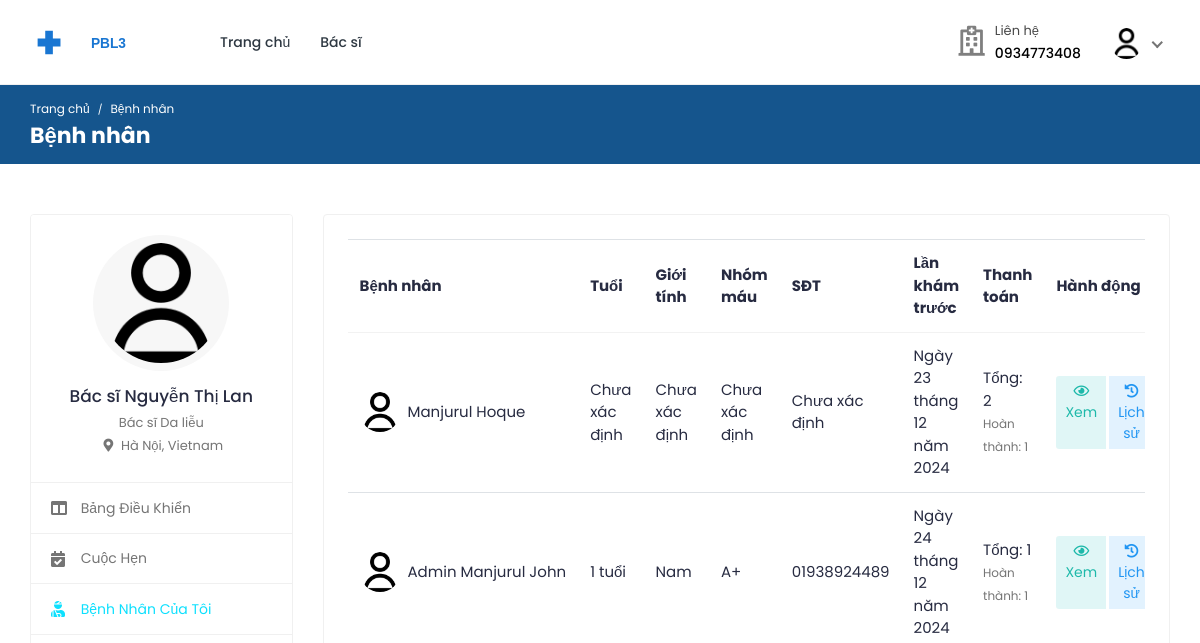
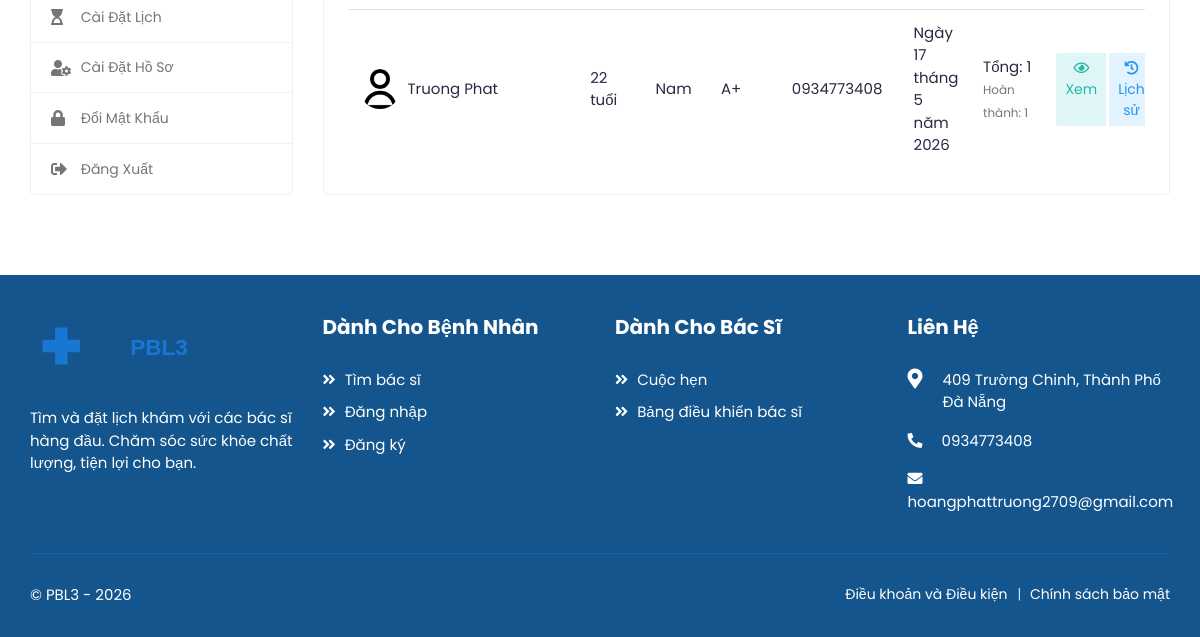
/doctors/my-patients/ (signed in), run on an earlier commit of the app's database (2 pictures, top to bottom).
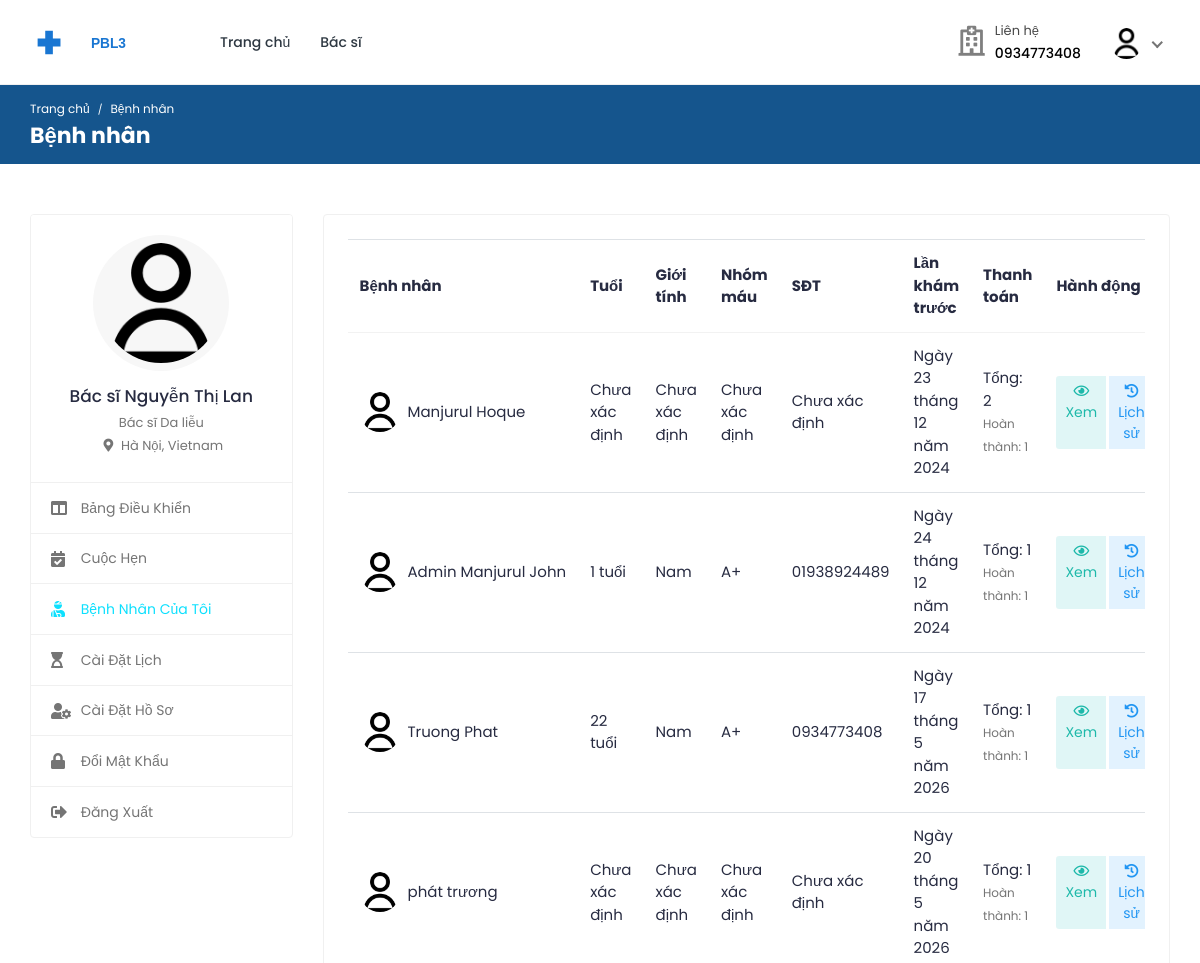
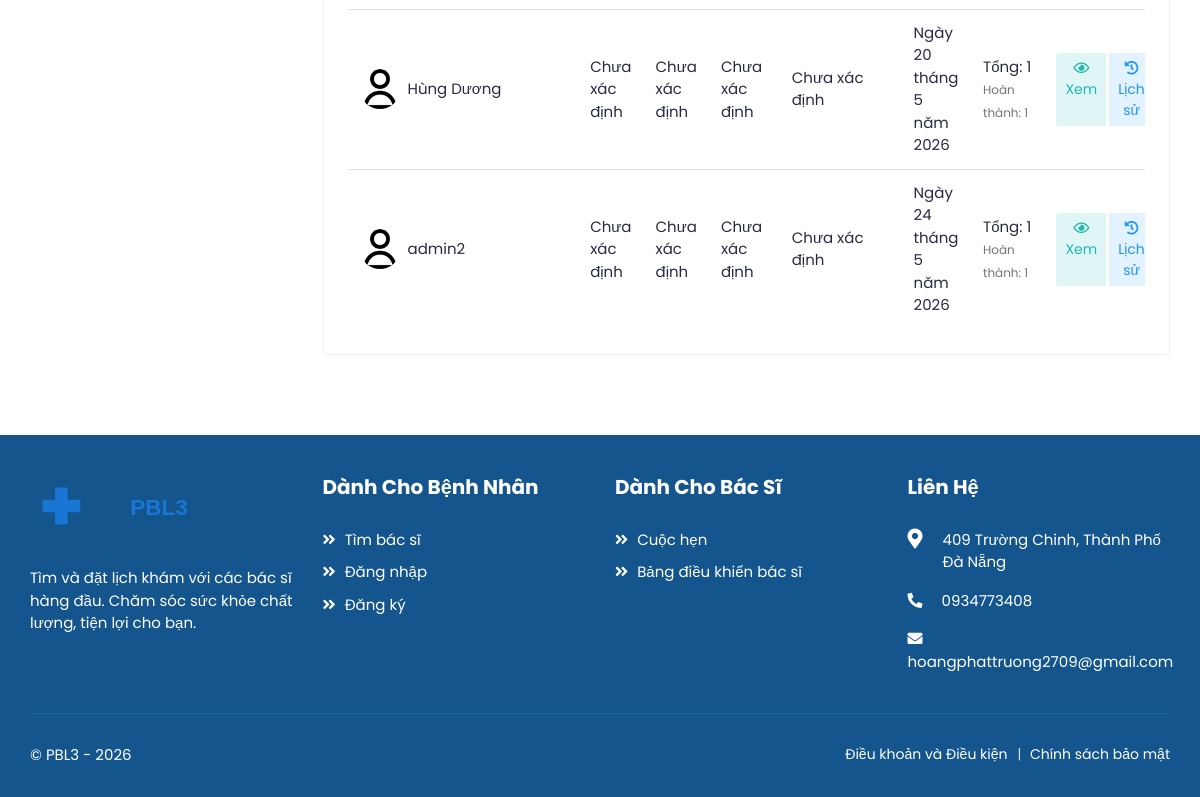
And on a later commit of the database (2 pictures, top to bottom).
### accounts/models.py (models this page shows, shortened)
class  User(AbstractUser):
    class RoleChoices(models.TextChoices):
        DOCTOR = "doctor", "Doctor"
        PATIENT = "patient", "Patient"
        PHARMACIST = "pharmacist", "Pharmacist"
        DEPARTMENT_DOCTOR = "dept_doctor", "Department Doctor"
    username = models.CharField(max_length=30, unique=True)
    role = models.CharField(
        choices=RoleChoices.choices,
        max_length=20,
        default="patient",
        error_messages={"required": "Role must be provided"},
    )
    email = models.EmailField(
        blank=True,
        error_messages={
            "unique": "A user with that email already exists.",
        },
    )
    provider = models.CharField(max_length=32, blank=True, null=True)
    first_name = models.CharField(max_length=150, blank=True)
    last_name = models.CharField(max_length=150, blank=True)
    registration_number = models.IntegerField(null=True, blank=True)
    USERNAME_FIELD = "username"
    REQUIRED_FIELDS = []
    objects = CustomUserManager()
    class Meta:
        verbose_name = "Người dùng"
        verbose_name_plural = "Người dùng"
    def get_full_name(self):
        full_name = "%s %s" % (self.first_name, self.last_name)
        return full_name.strip() or self.username

class Profile(models.Model):
    user = models.OneToOneField(
        User, on_delete=models.CASCADE, related_name="profile"
    )
    avatar = models.ImageField(
        default="defaults/user.png", upload_to=profile_photo_directory_path
    )
    avatar_url = models.URLField(blank=True, null=True)
    phone = models.CharField(max_length=20, blank=True, null=True)
    dob = models.DateField(blank=True, null=True)
    about = models.TextField(blank=True, null=True)
    specialization = models.CharField(max_length=255, blank=True, null=True)
    gender = models.CharField(
        max_length=10,
        choices=[("male", "Nam"), ("female", "Nữ"), ("other", "Khác")],
        blank=True,
    )
    address = models.TextField(blank=True, null=True)
    city = models.CharField(max_length=100, blank=True)
    state = models.CharField(max_length=100, blank=True)
    postal_code = models.CharField(max_length=20, blank=True)
    country = models.CharField(max_length=100, blank=True)
    price_per_consultation = models.DecimalField(
        max_digits=10, decimal_places=2, null=True, blank=True
    )
    is_available = models.BooleanField(default=True)
    blood_group = models.CharField(
        max_length=5,
        choices=[
            ("A+", "A+"),
            ("A-", "A-"),
            ("B+", "B+"),
            ("B-", "B-"),
            ("O+", "O+"),
            ("O-", "O-"),
            ("AB+", "AB+"),
            ("AB-", "AB-"),
        ],
        blank=True,
        null=True,
    )
    allergies = models.TextField(blank=True, null=True)
    medical_conditions = models.TextField(blank=True, null=True)
    department = models.ForeignKey(
        "core.Department",
        on_delete=models.SET_NULL,
        null=True,
        blank=True,
        related_name="profiles",
    )
    class Meta:
        verbose_name = "Hồ sơ"
        verbose_name_plural = "Hồ sơ"
    @property
    def image(self):
        return (
            self.avatar.url
            if self.avatar.storage.exists(self.avatar.name)
            else "{}defaults/user.png".format(settings.MEDIA_URL)
        )

### bookings/models.py (models this page shows, shortened)
class Booking(models.Model):
    doctor = models.ForeignKey(
        settings.AUTH_USER_MODEL,
        on_delete=models.CASCADE,
        related_name="appointments",
        limit_choices_to={"role": "doctor"},
    )
    patient = models.ForeignKey(
        settings.AUTH_USER_MODEL,
        on_delete=models.CASCADE,
        related_name="patient_appointments",
        limit_choices_to={"role": "patient"},
    )
    appointment_date = models.DateField()
    appointment_time = models.TimeField()
    booking_date = models.DateTimeField(auto_now_add=True)
    status = models.CharField(
        max_length=20,
        choices=[
            ("pending", "Pending"),
            ("confirmed", "Confirmed"),
            ("completed", "Completed"),
            ("cancelled", "Cancelled"),
            ("no_show", "No Show"),
        ],
        default="pending",
    )
    class Meta:
        ordering = ["-appointment_date", "-appointment_time"]
        unique_together = ["doctor", "appointment_date", "appointment_time"]
        verbose_name = "Lịch khám"
        verbose_name_plural = "Lịch khám"

### doctors/views.py (the view)
# urls.py: path("my-patients/", MyPatientsView.as_view(), name="my-patients"),
class MyPatientsView(DoctorRequiredMixin, ListView):
    template_name = "doctors/my-patients.html"
    context_object_name = "patients"
    def get_queryset(self):
        return (
            User.objects.filter(
                patient_appointments__doctor=self.request.user, role="patient"
            )
            .distinct()
            .select_related("profile")
        )
    def get_context_data(self, **kwargs):
        context = super().get_context_data(**kwargs)
        patient_stats = {}
        for patient in context["patients"]:
            stats = Booking.objects.filter(
                doctor=self.request.user, patient=patient
            ).aggregate(
                total_appointments=Count("id"),
                completed_appointments=Count(
                    "id", filter=Q(status="completed")
                ),
            )
            patient_stats[patient.id] = stats
            if getattr(patient, 'profile', None) and patient.profile.dob:
                today = date.today()
                patient.profile.age = (
                    today.year
                    - patient.profile.dob.year
                    - (
                        (today.month, today.day)
                        < (patient.profile.dob.month, patient.profile.dob.day)
                    )
                )
            else:
                if getattr(patient, 'profile', None):
                    patient.profile.age = None
            last_visit = (
                Booking.objects.filter(doctor=self.request.user, patient=patient)
                .order_by("-appointment_date", "-appointment_time")
                .first()
            )
            patient.last_visit = last_visit
        context["patient_stats"] = patient_stats
        return context

### accounts/managers.py (called while the page is built)
    def get(self, *args, **kwargs):
        return super().select_related("profile").get(*args, **kwargs)

### doctors/templatetags/doctor_tags.py (called while the page is built)
@register.filter
def get_item(dictionary, key):
    return dictionary.get(key)

### mixins/custom_mixins.py (called while the page is built)
    def dispatch(self, request, *args, **kwargs):
        if not request.user.is_authenticated:
            return super().dispatch(request, *args, **kwargs)
        if request.user.role != "doctor":
            return self.handle_no_permission()
        return super().dispatch(request, *args, **kwargs)

### templates/doctors/my-patients.html (shortened to what the changed rows need)
{% extends 'includes/doctor-sidebar.html' %}
{% load static %}
{% load doctor_tags %}
{% block page_name2 %}Bệnh nhân{% endblock %}
{% block main %}
<div class="row">
    <div class="col-md-12">
        <div class="card">
            <div class="card-body">
                <div class="table-responsive">
                    {% if patients %}
                    <table class="table table-hover table-center mb-0">
                        <thead>
                            <tr>
                                <th>Bệnh nhân</th>
                                <th>Tuổi</th>
                                <th>Giới tính</th>
                                <th>Nhóm máu</th>
                                <th>SĐT</th>
                                <th>Lần khám trước</th>
                                <th>Thanh toán</th>
                                <th>Hành động</th>
                            </tr>
                        </thead>
                        <tbody>
                            {% for patient in patients %}
                            <tr>
                                <td>
                                    <h2 class="table-avatar">
                                        <a href="#" class="avatar avatar-sm mr-2">
                                            <img class="avatar-img rounded-circle" src="{{ patient.profile.image }}" alt="Ảnh người dùng">
                                        </a>
                                        <a href="#">{{ patient.get_full_name }}</a>
                                    </h2>
                                </td>
                                <td>
                                    {% if patient.profile.age %}
                                        {{ patient.profile.age }} tuổi
                                    {% else %}
                                        Chưa xác định
                                    {% endif %}
                                </td>
                                <td>{{ patient.profile.get_gender_display|default:"Chưa xác định" }}</td>
                                <td>{{ patient.profile.blood_group|default:"Chưa xác định" }}</td>
                                <td>{{ patient.profile.phone|default:"Chưa xác định" }}</td>
                                <td>
                                    {% if patient.last_visit %}
                                        {{ patient.last_visit.appointment_date }}
                                    {% else %}
                                        Chưa xác định
                                    {% endif %}
                                </td>
                                <td>
                                    {% with stats=patient_stats|get_item:patient.id %}
                                        <span class="d-block">Tổng: {{ stats.total_appointments }}</span>
                                        <small class="text-muted">Hoàn thành: {{ stats.completed_appointments }}</small>
                                    {% endwith %}
                                </td>
                                <td>
                                    <div class="btn-group">
                                        <a href="#" class="btn btn-sm bg-info-light mr-1" data-toggle="modal" data-target="#patient_details_{{ patient.id }}">
                                            <i class="far fa-eye"></i> Xem
                                        </a>
                                        <a href="{% url 'doctors:patient-history' patient.id %}" class="btn btn-sm bg-primary-light">
                                            <i class="fas fa-history"></i> Lịch sử
                                        </a>
                                    </div>
                                </td>
                            </tr>
                            {% endfor %}
                        </tbody>
                    </table>
                    {% else %}
                    <div class="text-center">
                        <p class="text-muted mt-2 mb-2">Không tìm thấy bệnh nhân</p>
                    </div>
                    {% endif %}
                </div>
            </div>
        </div>
    </div>
</div>
{% endblock %}

What changed in the data, as far as the page shows it:
added User: profile.image (placeholder picture), get_full_name "phát trương", shows "Chưa xác định", profile.gender "Chưa xác định", profile.blood_group "Chưa xác định", profile.phone "Chưa xác định", last_visit.appointment_date "Ngày 20 tháng 5 năm 2026", total_appointments "1", completed_appointments "1"
now on this page (row edited): User: profile.image (placeholder picture), get_full_name "Hùng Dương", shows "Chưa xác định", profile.gender "Chưa xác định", profile.blood_group "Chưa xác định", profile.phone "Chưa xác định", last_visit.appointment_date "Ngày 20 tháng 5 năm 2026", total_appointments "1", completed_appointments "1"
added User: profile.image (placeholder picture), get_full_name "admin2", shows "Chưa xác định", profile.gender "Chưa xác định", profile.blood_group "Chưa xác định", profile.phone "Chưa xác định", last_visit.appointment_date "Ngày 24 tháng 5 năm 2026", total_appointments "1", completed_appointments "1"
